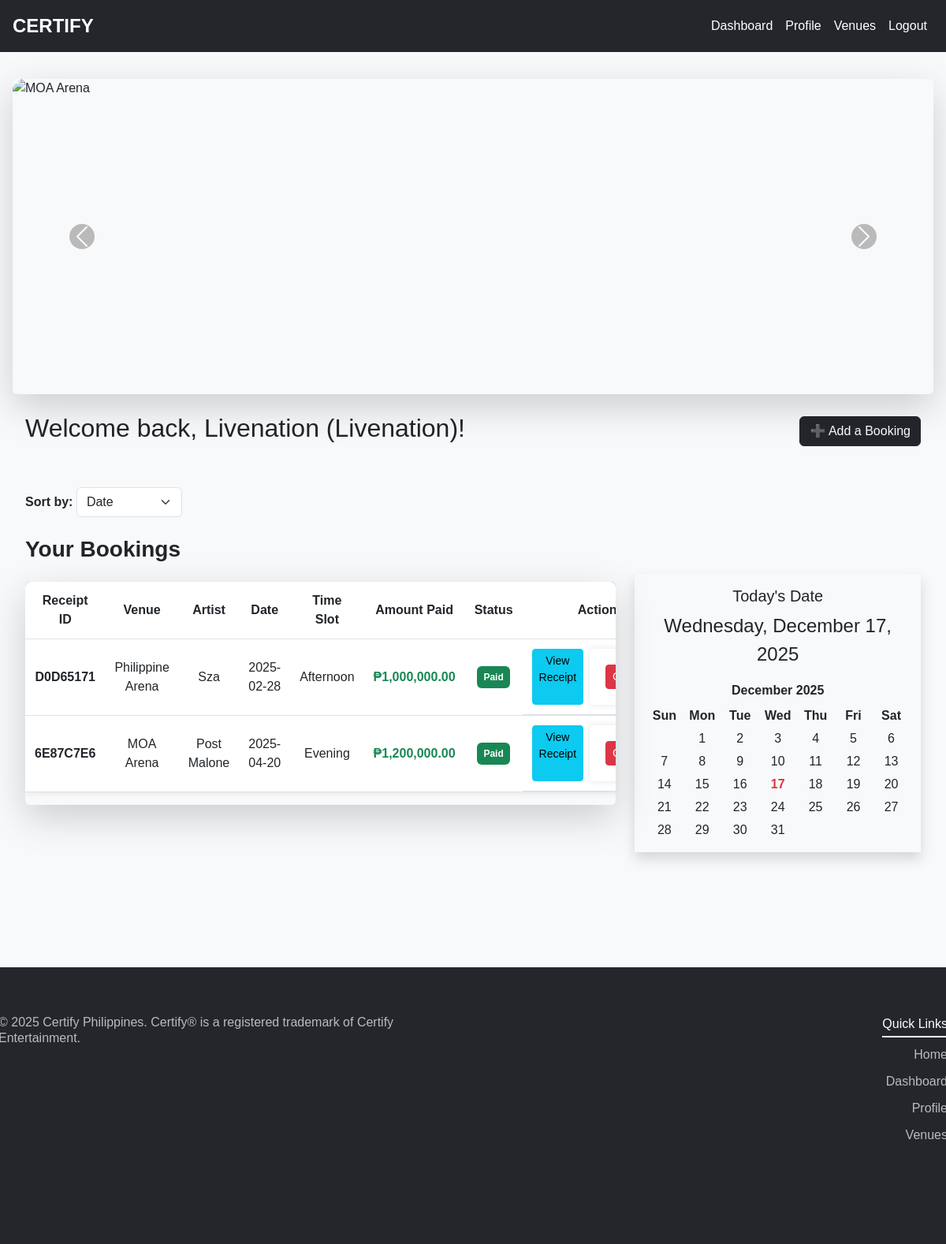
The page /dashboard (signed in) on the database its author committed.
### models.py (models this page shows)
class User(db.Model, UserMixin):
    id = db.Column(db.Integer, primary_key=True)
    agency_name = db.Column(db.String(100), nullable=False)
    username = db.Column(db.String(50), unique=True, nullable=False)
    password = db.Column(db.String(255), nullable=False)
    created_at = db.Column(db.DateTime, default=db.func.current_timestamp())
    bookings = db.relationship('Booking', backref='user', lazy=True)

class Booking(db.Model):
    id = db.Column(db.Integer, primary_key=True)
    user_id = db.Column(db.Integer, db.ForeignKey('user.id'), nullable=False)
    venue_id = db.Column(db.Integer, db.ForeignKey('venue.id'), nullable=False)
    artist_name = db.Column(db.String(100), nullable=False)
    concert_title = db.Column(db.String(100), nullable=False)
    date = db.Column(db.Date, nullable=False)
    time_slot = db.Column(db.String(50), nullable=False)
    amount_expected = db.Column(db.Float, nullable=False)
    status = db.Column(db.String(20), default="Paid")
    receipt_id = db.Column(db.String(20), unique=True, nullable=False)
    transaction = db.relationship('Transaction', uselist=False, backref='booking')

class Venue(db.Model):
    id = db.Column(db.Integer, primary_key=True)
    name = db.Column(db.String(100), unique=True, nullable=False)
    location = db.Column(db.String(200), nullable=False)
    capacity = db.Column(db.Integer, nullable=False)
    morning_price = db.Column(db.Float, nullable=False)
    afternoon_price = db.Column(db.Float, nullable=False)
    evening_price = db.Column(db.Float, nullable=False)
    bookings = db.relationship('Booking', backref='venue', lazy=True)

### routes.py (the view)
@app.route('/dashboard')
@login_required
def dashboard():
    sort_by = request.args.get('sort', 'date')
    sort_options = {
        "date": Booking.date.asc(),
        "artist": Booking.artist_name.asc(),
        "venue": Venue.name.asc(),
        "time_slot": case(
            (Booking.time_slot == "Morning", 1),
            (Booking.time_slot == "Afternoon", 2),
            (Booking.time_slot == "Evening", 3),
            else_=4
        ),
        "agency": User.agency_name.asc()
    }
    sort_field = sort_options.get(sort_by, Booking.date.asc())
    user_bookings = (
        db.session.query(Booking)
        .join(Venue)
        .join(User, Booking.user_id == User.id)
        .filter(Booking.user_id == current_user.id)
        .order_by(sort_field)
        .all()
    )
    venues = Venue.query.all()
    return render_template('dashboard.html', bookings=user_bookings, venues=venues,
                           agency_name=current_user.agency_name, username=current_user.username)

### routes.py (called while the page is built)
@login_manager.user_loader
def load_user(user_id):
    return User.query.get(int(user_id))

### templates/dashboard.html (shortened to what this page needs)
{% extends 'base.html' %}
{% block content %}
<div class="ms-3 me-3 mb-5 mt-5">
<div id="arenaCarousel" class="carousel slide mb-4 shadow-lg rounded overflow-hidden" data-bs-ride="carousel">
    <div class="carousel-inner">
        <div class="carousel-item active">
            <img src="{{ url_for('static', filename='images/MOA_Arena.jpg') }}" class="d-block w-100 carousel-img" alt="MOA Arena">
        </div>
    </div>
    <button class="carousel-control-prev" type="button" data-bs-target="#arenaCarousel" data-bs-slide="prev">
        <span class="carousel-control-prev-icon custom-arrow" aria-hidden="true"></span>
    </button>
    <button class="carousel-control-next" type="button" data-bs-target="#arenaCarousel" data-bs-slide="next">
        <span class="carousel-control-next-icon custom-arrow" aria-hidden="true"></span>
    </button>
</div>
<div class="container mt-5">
    <div class="ms-3 me-3 mb-5">
        <div class="d-flex justify-content-between align-items-center mb-5">
            <h2>Welcome back, {{ agency_name }} ({{ username }})!</h2>
            <button class="btn btn-primary" type="button" data-bs-toggle="collapse" data-bs-target="#bookingForm">
                ➕ Add a Booking
            </button>
        </div>
        <div class="mb-4">
            <label for="sort" class="fw-bold">Sort by:</label>
            <select id="sort" class="form-select w-auto d-inline-block" onchange="sortDashboard()">
                <option value="date" {% if request.args.get('sort', 'date') == 'date' %}selected{% endif %}>Date</option>
            </select>
        </div>
        <div class="row">
            <div class="col-lg-8">
                <h3 class="mb-4 fw-bold text-dark">Your Bookings</h3>
                {% if bookings %}
                    <div class="table-responsive shadow-lg rounded">
                        <table class="table align-middle text-center">
                            <thead class="bg-primary text-white">
                                <tr>
                                    <th>Receipt ID</th>
                                    <th>Venue</th>
                                    <th>Artist</th>
                                    <th>Date</th>
                                    <th>Time Slot</th>
                                    <th>Amount Paid</th>
                                    <th>Status</th>
                                    <th>Actions</th>
                                </tr>
                            </thead>
                            <tbody class="bg-light">
                                {% for booking in bookings %}
                                    <tr class="border-bottom">
                                        <td class="fw-bold">{{ booking.receipt_id }}</td>
                                        <td>{{ booking.venue.name }}</td>
                                        <td>{{ booking.artist_name }}</td>
                                        <td>{{ booking.date }}</td>
                                        <td>{{ booking.time_slot }}</td>
                                        <td class="fw-bold text-success">₱{{ "{:,.2f}".format(booking.amount_expected) }}</td>
                                        <td>
                                            <span class="badge {% if booking.status == 'Paid' %}bg-success{% else %}bg-danger{% endif %} p-2">
                                                {{ booking.status }}
                                            </span>
                                        </td>
                                        <td class="d-flex gap-2">
                                            <a href="{{ url_for('view_receipt', booking_id=booking.id) }}" class="btn btn-info btn-sm">View Receipt</a>
                                            {% if booking.status == "Paid" %}
                                                <form method="POST" action="{{ url_for('cancel_booking', booking_id=booking.id) }}">
                                                    <button type="submit" class="btn btn-danger btn-sm" onclick="return confirm('Are you sure?')">Cancel</button>
                                                </form>
                                            {% else %}
                                                <span class="text-muted">Cancelled</span>
                                            {% endif %}
                                        </td>
                                    </tr>
                                {% endfor %}
                            </tbody>
                        </table>
                    </div>
                {% else %}
                    <p class="text-center text-muted">You have no bookings.</p>
                {% endif %}
            </div>
            <div class="col-lg-4 mb-5 pt-5">
                <div class="cardd shadow p-3 mb-5">
                    <h5 class="text-center">Today's Date</h5>
                    <div id="calendar" class="text-center fs-4 text-dark"></div>
                    <div id="calendar-grid" class="mt-3"></div>
                </div>
            </div>
        </div>
</div>
{% endblock %}

### static/css/styles.css (style rules this page uses)
html, body { margin: 0; padding: 0; overflow-x: hidden; }
body { background-color: #f8f9fa; font-family: 'Arial', sans-serif; padding: 0px 0px }
.container { max-width: 100% !important; width: 100% !important; margin: 0 !important; padding: 0 !important; }
form { background: #fff; padding: 20px; border-radius: 5px; box-shadow: 0 0 10px rgba(0, 0, 0, 0.1); }
.table { background: #fff; box-shadow: 0 0 10px rgba(0, 0, 0, 0.1); }
.btn-primary { background-color: #24262b; border-color: #24262b; }
.btn-danger { background-color: #dc3545; border-color: #dc3545; }
.row { display: flex; justify-content: space-between; align-items: flex-start; flex-wrap: wrap; }
.shadow { box-shadow: 0 4px 8px rgba(0, 0, 0, 0.1); }
.carousel { max-width: 1200px; margin: 0 auto; border-radius: 15px; overflow: hidden; }
.carousel-img { height: 400px; object-fit: cover; border-radius: 15px; }
.custom-arrow { background-color: rgba(0, 0, 0, 0.5); border-radius: 50%; padding: 10px; transition: background-color 0.3s ease-in-out; }
.table-responsive { border-radius: 8px; overflow: hidden; box-shadow: 0px 4px 10px rgba(0, 0, 0, 0.1); }
.table { border-collapse: collapse; background: #fff; }
.table th, .table td { padding: 12px; vertical-align: middle; }
.container { max-width: 1200px; }
.row { margin-bottom: 50px; }

### rows shown on the page
User: agency_name "Livenation", username "Livenation"
Booking: receipt_id "D0D65171", venue.name "Philippine Arena", artist_name "Sza", date "2025-02-28", time_slot "Afternoon", amount_expected "1,000,000.00", status "Paid"
Booking: receipt_id "6E87C7E6", venue.name "MOA Arena", artist_name "Post Malone", date "2025-04-20", time_slot "Evening", amount_expected "1,200,000.00", status "Paid"
